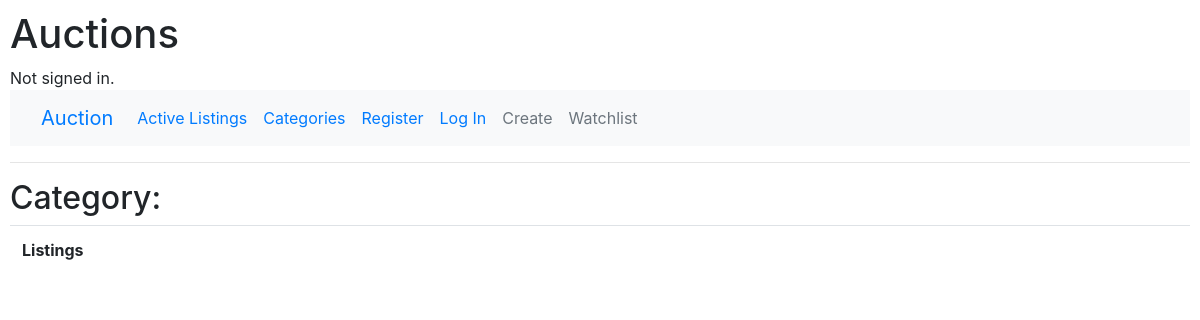
Page /categories/fashion on the earlier database version.
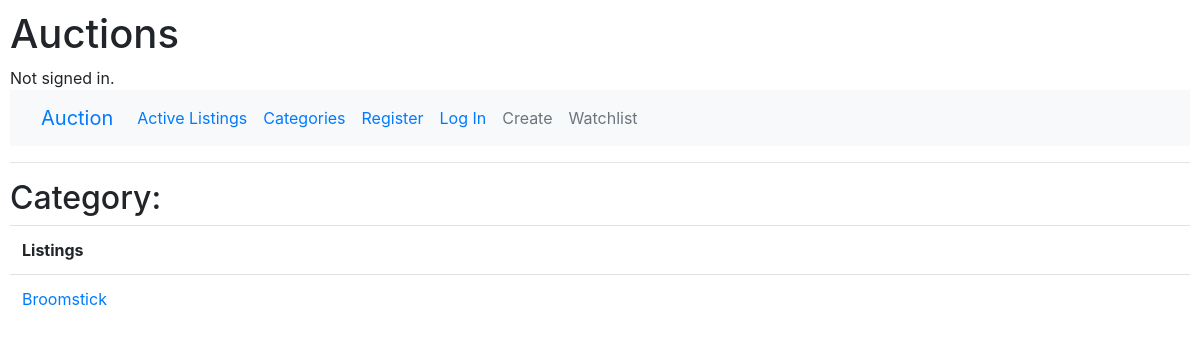
Same page on the later database version.
### auctions/models.py (models this page shows)
class Listing(models.Model):
    title = models.CharField(max_length=64)
    description = models.CharField(max_length=256)
    starting_bid = models.IntegerField()
    photo = models.URLField(blank=True)
    creator = models.ForeignKey(User, on_delete=models.CASCADE, blank=False, related_name="listings", default="")
    active = models.BooleanField(default=True)
    category = models.CharField(max_length=20, blank=True, choices=CATEGORY_CHOICES)

### auctions/views.py (the view)
# urls.py: path("categories/<str:category_name>", views.category_name, name="category_name"),
def category_name(request, category_name):
    category = Listing.objects.filter(category=category_name)
    return render(request, "auctions/category_name.html",{
        "category":category
    })

### auctions/templates/auctions/category_name.html
{% extends "auctions/layout.html" %}
{% block body %}
    <h2>Category: {{ category.category }}</h2>
    <table class="table">
        <tr>
            <th>Listings</th>
        </tr>
        {% for listing in category %}
            <tr>
                <td><a href="{% url 'listing' listing.id %}"> {{ listing.title }}</a></td>
            </tr>
        {% endfor %}
    </table>
{% endblock %}

Differences in the rows shown:
now on this page (row edited): Listing: title "Broomstick"
